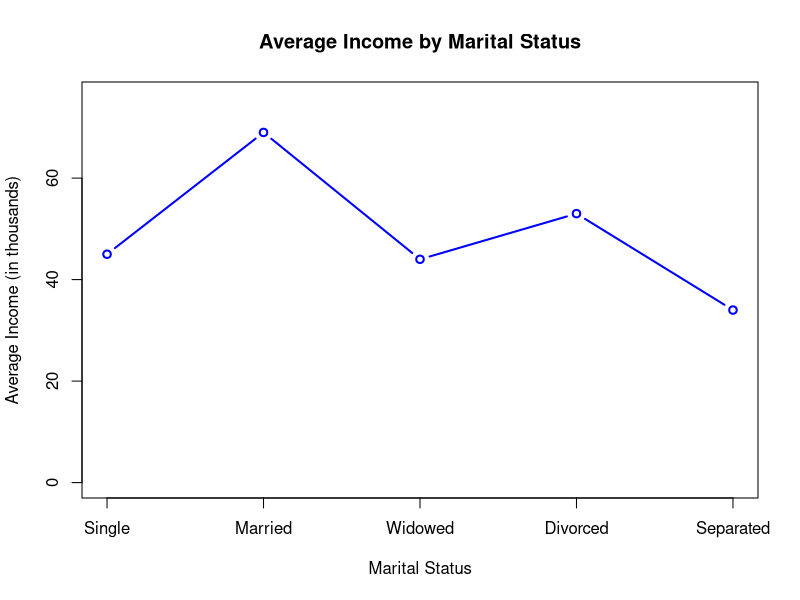

Source code (R):
# Create sample data for income by marital status
set.seed(123)  # For reproducibility

# Define marital status categories
marital_status <- c("Single", "Married", "Widowed", "Divorced", "Separated")

# Generate sample data - number of individuals in each marital status category
num_individuals <- c(
  Single = sample(200:500, 1),
  Married = sample(600:900, 1),
  Widowed = sample(100:300, 1),
  Divorced = sample(150:400, 1),
  Separated = sample(50:200, 1)
)

# Generate average income for each marital status (in thousands)
avg_income <- c(
  Single = sample(35:55, 1),
  Married = sample(65:95, 1),
  Widowed = sample(25:45, 1),
  Divorced = sample(40:60, 1),
  Separated = sample(30:50, 1)
)

# Calculate total income for each marital status
total_income <- num_individuals * avg_income

# Create line graph showing average income by marital status
plot(1:length(marital_status), avg_income, 
     type = "b",
     main = "Average Income by Marital Status",
     xlab = "Marital Status",
     ylab = "Average Income (in thousands)",
     xaxt = "n",
     col = "blue",
     lwd = 2,
     ylim = c(0, max(avg_income) * 1.1))
axis(1, at = 1:length(marital_status), labels = marital_status)